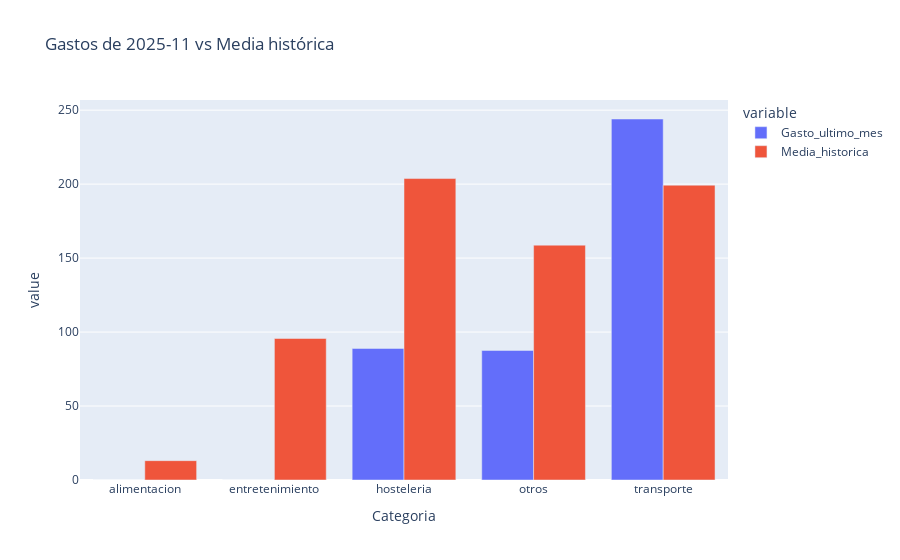

The code cell stored with this chart in its notebook:
### Code cell
graficar_gasto_vs_media(gastos, ingresos)

### Figure 1 — Plotly figure (JSON) as saved in the notebook; plotly's stock layout.template omitted (floating-point values rounded to 4 significant figures)
{"data": [{"alignmentgroup": "True", "hovertemplate": "variable=Gasto_ultimo_mes<br>Categoria=%{x}<br>value=%{y}<extra></extra>", "legendgroup": "Gasto_ultimo_mes", "marker": {"color": "#636efa", "pattern": {"shape": ""}}, "name": "Gasto_ultimo_mes", "offsetgroup": "Gasto_ultimo_mes", "orientation": "v", "showlegend": true, "textposition": "auto", "type": "bar", "x": ["alimentacion", "entretenimiento", "hosteleria", "otros", "transporte"], "xaxis": "x", "y": [0.0, 0.0, 88.92, 87.58, 244.0], "yaxis": "y"}, {"alignmentgroup": "True", "hovertemplate": "variable=Media_historica<br>Categoria=%{x}<br>value=%{y}<extra></extra>", "legendgroup": "Media_historica", "marker": {"color": "#EF553B", "pattern": {"shape": ""}}, "name": "Media_historica", "offsetgroup": "Media_historica", "orientation": "v", "showlegend": true, "textposition": "auto", "type": "bar", "x": ["alimentacion", "entretenimiento", "hosteleria", "otros", "transporte"], "xaxis": "x", "y": [13.07, 95.66, 203.8, 158.7, 199.3], "yaxis": "y"}], "layout": {"autosize": true, "barmode": "group", "legend": {"title": {"text": "variable"}, "tracegroupgap": 0}, "title": {"text": "Gastos de 2025-11 vs Media histórica"}, "xaxis": {"anchor": "y", "autorange": true, "domain": [0, 1], "range": [-0.5, 4.5], "title": {"text": "Categoria"}, "type": "category"}, "yaxis": {"anchor": "x", "autorange": true, "domain": [0, 1], "range": [0, 256.9], "title": {"text": "value"}, "type": "linear"}}}
